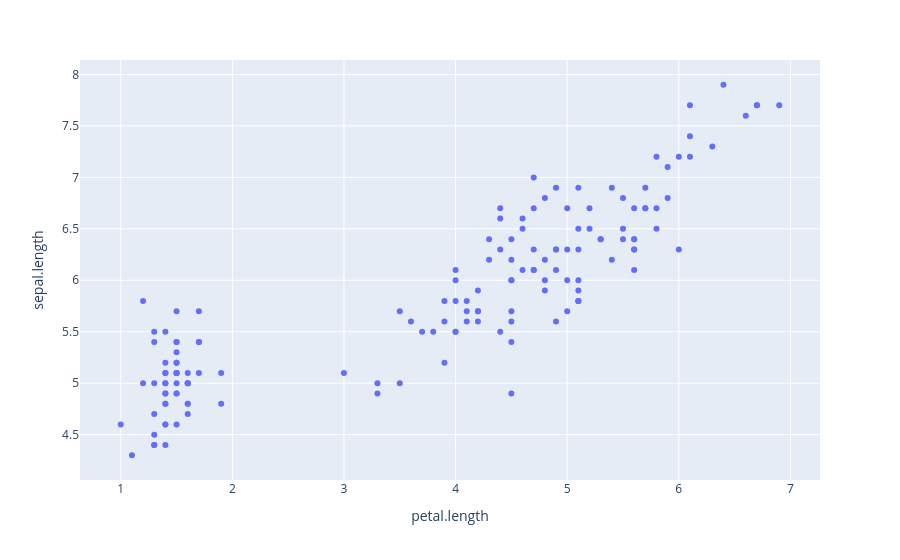

Source (notebook cell):
### Markdown cell above
![image.png](attachment:image.png)

### Code cell
df.plot.scatter(x='petal.length', y='sepal.length')

### Figure 1 — Plotly figure (JSON) as saved in the notebook; plotly's stock layout.template omitted (floating-point values rounded to 4 significant figures; data arrays with more than 128 entries replaced by an {"elided": "..."} marker saying what was removed)
{"data": [{"hovertemplate": "petal.length=%{x}<br>sepal.length=%{y}<extra></extra>", "legendgroup": "", "marker": {"color": "#636efa", "symbol": "circle"}, "mode": "markers", "name": "", "orientation": "v", "showlegend": false, "type": "scatter", "x": {"elided": "150 float values"}, "xaxis": "x", "y": {"elided": "150 float values"}, "yaxis": "y"}], "layout": {"legend": {"tracegroupgap": 0}, "margin": {"t": 60}, "xaxis": {"anchor": "y", "domain": [0, 1], "title": {"text": "petal.length"}}, "yaxis": {"anchor": "x", "domain": [0, 1], "title": {"text": "sepal.length"}}}}
